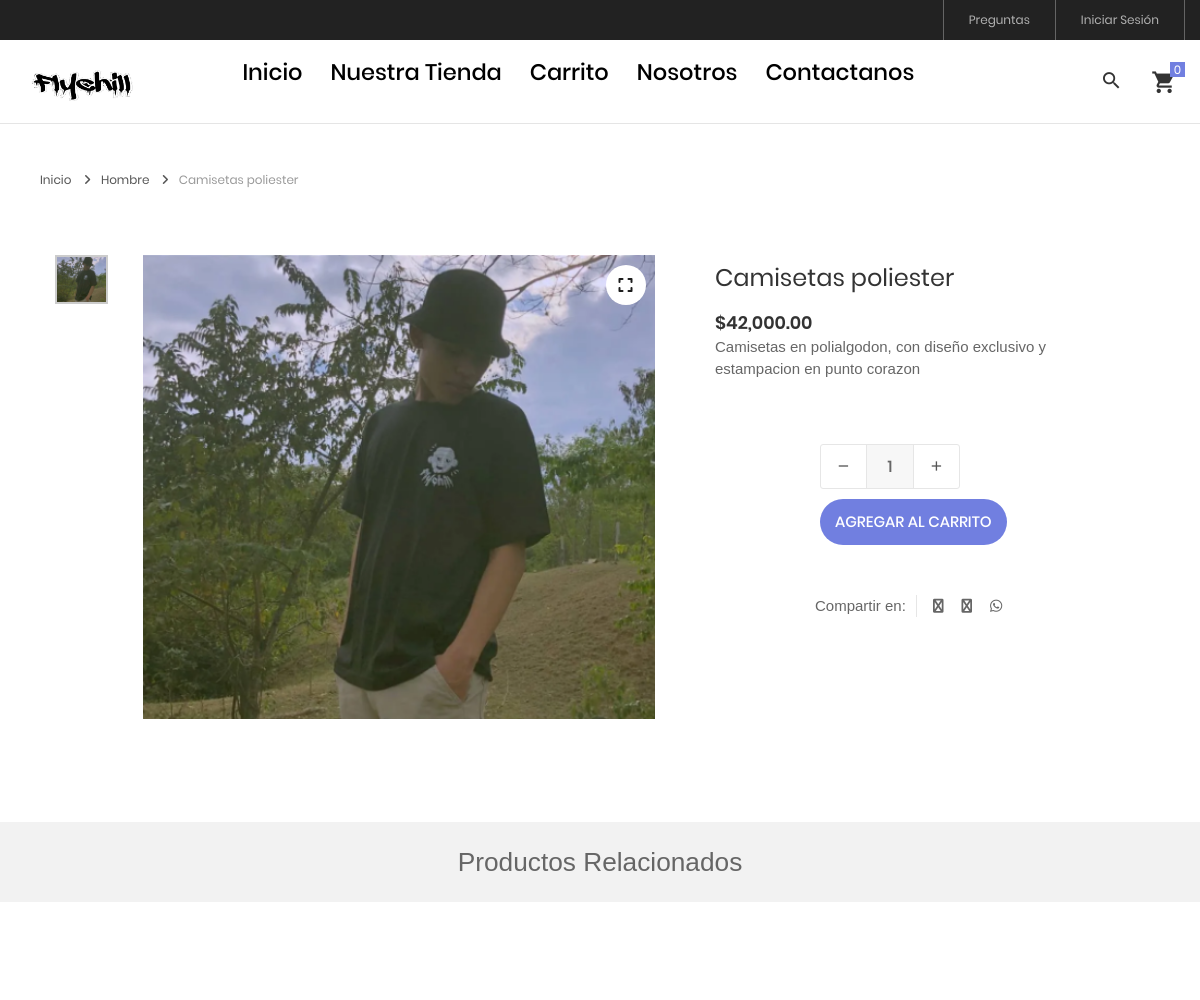
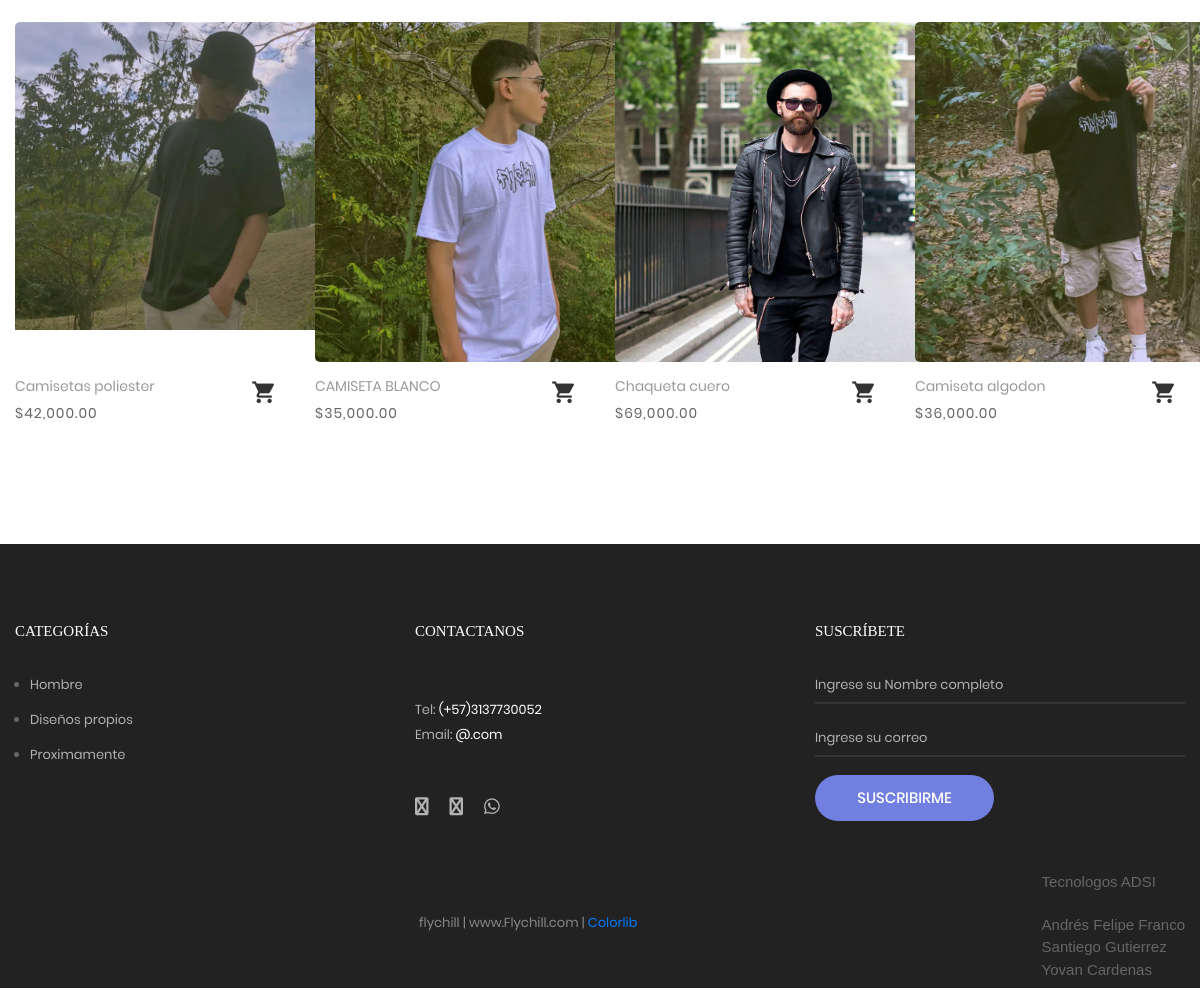
The app's page /tienda/producto/5/camisetas-poliester with its own data (2 pictures, top to bottom).
### tables this page shows
CREATE TABLE IF NOT EXISTS `producto` (
  `idproducto` bigint(20) NOT NULL AUTO_INCREMENT,
  `categoriaid` bigint(20) NOT NULL,
  `codigo` varchar(30) NOT NULL,
  `nombre` varchar(255) NOT NULL,
  `descripcion` text NOT NULL,
  `precio` decimal(11,2) NOT NULL,
  `stock` int(11) NOT NULL,
  `imagen` varchar(100) DEFAULT NULL,
  `datecreated` datetime NOT NULL DEFAULT CURRENT_TIMESTAMP,
  `ruta` varchar(255) NOT NULL,
  `status` int(11) NOT NULL DEFAULT '1',
  PRIMARY KEY (`idproducto`),
  KEY `categoriaid` (`categoriaid`)
);

CREATE TABLE IF NOT EXISTS `categoria` (
  `idcategoria` bigint(20) NOT NULL AUTO_INCREMENT,
  `nombre` varchar(255) NOT NULL,
  `descripcion` text NOT NULL,
  `portada` varchar(100) NOT NULL,
  `datecreated` datetime NOT NULL DEFAULT CURRENT_TIMESTAMP,
  `ruta` varchar(255) NOT NULL,
  `status` int(11) NOT NULL DEFAULT '1',
  PRIMARY KEY (`idcategoria`)
);

### Libraries/Core/Views.php (called while the page is built)
<?php
	class Views
	{
		function getView($controller,$view,$data="")
		{
			$controller = get_class($controller);
			if($controller == "Home"){
				$view = "Views/".$view.".php";
			}else{
				$view = "Views/".$controller."/".$view.".php";
			}
			require_once ($view);
		}
	}
 ?>

### index.php (called while the page is built, shortened)
<?php
	require_once("Helpers/Helpers.php");
	require_once("Libraries/Core/Load.php");
 ?>

### Helpers/Helpers.php (called while the page is built, shortened)
<?php
	function base_url()
	{
		return BASE_URL;
	}
    function footerTienda($data="")
    {
        $view_footer = "Views/Template/footer_tienda.php";
        require_once ($view_footer);
    }
    function formatMoney($cantidad){
        $cantidad = number_format($cantidad,2,SPD,SPM);
        return $cantidad;
    }
    function getCatFooter(){
        require_once ("Models/CategoriasModel.php");
        $objCategoria = new CategoriasModel();
        $request = $objCategoria->getCategoriasFooter();
        return $request;
    }
    function getInfoPage(int $idpagina){
        require_once("Libraries/Core/Mysql.php");
        $con = new Mysql();
        $sql = "SELECT * FROM post WHERE idpost = $idpagina";
        $request = $con->select($sql);
        return $request;
    }
 ?>

### Libraries/Core/Mysql.php (called while the page is built, shortened)
<?php
	class Mysql extends Conexion
	{
		private $conexion;
		function __construct()
		{
			$this->conexion = new Conexion();
			$this->conexion = $this->conexion->conect();
		}
		public function select(string $query)
		{
			$this->strquery = $query;
        	$result = $this->conexion->prepare($this->strquery);
			$result->execute();
        	$data = $result->fetch(PDO::FETCH_ASSOC);
        	return $data;
		}
		public function select_all(string $query)
		{
			$this->strquery = $query;
        	$result = $this->conexion->prepare($this->strquery);
			$result->execute();
        	$data = $result->fetchall(PDO::FETCH_ASSOC);
        	return $data;
		}
	}
 ?>

### Libraries/Core/Conexion.php (called while the page is built)
<?php
class Conexion{
	private $conect;
	public function __construct(){
		$connectionString = "mysql:host=".DB_HOST.";dbname=".DB_NAME.";charset=".DB_CHARSET;
		try{
			$this->conect = new PDO($connectionString, DB_USER, DB_PASSWORD);
			$this->conect->setAttribute(PDO::ATTR_ERRMODE, PDO::ERRMODE_EXCEPTION);
		}catch(PDOException $e){
			$this->conect = 'Error de conexión';
		    echo "ERROR: " . $e->getMessage();
		}
	}
	public function conect(){
		return $this->conect;
	}
}
?>

### Models/TProducto.php (called while the page is built, shortened)
<?php
require_once("Libraries/Core/Mysql.php");
trait TProducto{
	public function getProductoT(int $idproducto, string $ruta){
		$this->con = new Mysql();
		$this->intIdProducto = $idproducto;
		$this->strRuta = $ruta;
		$sql = "SELECT p.idproducto,
						p.codigo,
						p.nombre,
						p.descripcion,
						p.categoriaid,
						c.nombre as categoria,
						c.ruta as ruta_categoria,
						p.precio,
						p.ruta,
						p.stock
				FROM producto p
				INNER JOIN categoria c
				ON p.categoriaid = c.idcategoria
				WHERE p.status != 0 AND p.idproducto = '{$this->intIdProducto}' AND p.ruta = '{$this->strRuta}' ";
				$request = $this->con->select($sql);
				if(!empty($request)){
					$intIdProducto = $request['idproducto'];
					$sqlImg = "SELECT img
							FROM imagen
							WHERE productoid = $intIdProducto";
					$arrImg = $this->con->select_all($sqlImg);
					if(count($arrImg) > 0){
						for ($i=0; $i < count($arrImg); $i++) {
							$arrImg[$i]['url_image'] = media().'/images/uploads/'.$arrImg[$i]['img'];
						}
					}else{
						$arrImg[0]['url_image'] = media().'/images/uploads/product.png';
					}
					$request['images'] = $arrImg;
				}
		return $request;
	}
	public function getProductosRandom(int $idcategoria, int $cant, string $option){
		$this->intIdcategoria = $idcategoria;
		$this->cant = $cant;
		$this->option = $option;
		if($option == "r"){
			$this->option = " RAND() ";
		}else if($option == "a"){
			$this->option = " idproducto ASC ";
		}else{
			$this->option = " idproducto DESC ";
		}
		$this->con = new Mysql();
		$sql = "SELECT p.idproducto,
						p.codigo,
						p.nombre,
						p.descripcion,
						p.categoriaid,
						c.nombre as categoria,
						p.precio,
						p.ruta,
						p.stock
				FROM producto p
				INNER JOIN categoria c
				ON p.categoriaid = c.idcategoria
				WHERE p.status != 0 AND p.categoriaid = $this->intIdcategoria
				ORDER BY $this->option LIMIT  $this->cant ";
				$request = $this->con->select_all($sql);
				if(count($request) > 0){
					for ($c=0; $c < count($request) ; $c++) {
						$intIdProducto = $request[$c]['idproducto'];
						$sqlImg = "SELECT img
								FROM imagen
								WHERE productoid = $intIdProducto";
						$arrImg = $this->con->select_all($sqlImg);
						if(count($arrImg) > 0){
							for ($i=0; $i < count($arrImg); $i++) {
								$arrImg[$i]['url_image'] = media().'/images/uploads/'.$arrImg[$i]['img'];
							}
						}
						$request[$c]['images'] = $arrImg;
					}
				}
		return $request;
	}
}
 ?>

### Models/CategoriasModel.php (called while the page is built, shortened)
<?php
	class CategoriasModel extends Mysql
	{
		public function getCategoriasFooter(){
			$sql = "SELECT idcategoria, nombre, descripcion, portada, ruta
					FROM categoria WHERE  status = 1 AND idcategoria IN (".CAT_FOOTER.")";
			$request = $this->select_all($sql);
			if(count($request) > 0){
				for ($c=0; $c < count($request) ; $c++) {
					$request[$c]['portada'] = BASE_URL.'/Assets/images/uploads/'.$request[$c]['portada'];
				}
			}
			return $request;
		}
	}
 ?>

### Views/Tienda/producto.php (the view, shortened to what this page needs)
<?php
$arrProducto = $data['producto'];
$arrProductos = $data['productos'];
$arrImages = $arrProducto['images'];
$rutacategoria = $arrProducto['categoriaid'].'/'.$arrProducto['ruta_categoria'];
$urlShared = base_url()."/tienda/producto/".$arrProducto['idproducto']."/".$arrProducto['ruta'];
 ?>
<br><br><br>
<hr>
	<div class="container">
		<div class="bread-crumb flex-w p-l-25 p-r-15 p-t-30 p-lr-0-lg">
			<a href="<?= base_url(); ?>" class="stext-109 cl8 hov-cl1 trans-04">
				Inicio
				<i class="fa fa-angle-right m-l-9 m-r-10" aria-hidden="true"></i>
			</a>
			<a href="<?= base_url().'/tienda/categoria/'.$rutacategoria; ?>" class="stext-109 cl8 hov-cl1 trans-04">
				<?= $arrProducto['categoria'] ?>
				<i class="fa fa-angle-right m-l-9 m-r-10" aria-hidden="true"></i>
			</a>
			<span class="stext-109 cl4">
				<?= $arrProducto['nombre'] ?>
			</span>
		</div>
	</div>
	<section class="sec-product-detail bg0 p-t-65 p-b-60">
		<div class="container">
			<div class="row">
				<div class="col-md-6 col-lg-7 p-b-30">
					<div class="p-l-25 p-r-30 p-lr-0-lg">
						<div class="wrap-slick3 flex-sb flex-w">
							<div class="wrap-slick3-dots"></div>
							<div class="slick3 gallery-lb">
							<?php
								if(!empty($arrImages)){
									for ($img=0; $img < count($arrImages) ; $img++) {
							 ?>
								<div class="item-slick3" data-thumb="<?= $arrImages[$img]['url_image']; ?>">
									<div class="wrap-pic-w pos-relative">
										<img src="<?= $arrImages[$img]['url_image']; ?>" alt="<?= $arrProducto['nombre']; ?>">
										<a class="flex-c-m size-108 how-pos1 bor0 fs-16 cl10 bg0 hov-btn3 trans-04" href="<?= $arrImages[$img]['url_image']; ?>">
											<i class="fa fa-expand"></i>
										</a>
									</div>
								</div>
							<?php
									}
								}
							?>
							</div>
						</div>
					</div>
				</div>
				<div class="col-md-6 col-lg-5 p-b-30">
					<div class="p-r-50 p-t-5 p-lr-0-lg">
						<h4 class="mtext-105 cl2 js-name-detail p-b-14">
							<?= $arrProducto['nombre']; ?>
						</h4>
						<span class="mtext-106 cl2">
							<?= SMONEY.formatMoney($arrProducto['precio']); ?>
						</span>
						<?= $arrProducto['descripcion']; ?>
						<div class="p-t-33">
							<div class="flex-w flex-r-m p-b-10">
								<div class="size-204 flex-w flex-m respon6-next">
									<div class="wrap-num-product flex-w m-r-20 m-tb-10">
										<div class="btn-num-product-down cl8 hov-btn3 trans-04 flex-c-m">
											<i class="fs-16 zmdi zmdi-minus"></i>
										</div>
										<input id="cant-product" class="mtext-104 cl3 txt-center num-product" type="number" name="num-product" value="1" min="1">
										<div class="btn-num-product-up cl8 hov-btn3 trans-04 flex-c-m">
											<i class="fs-16 zmdi zmdi-plus"></i>
										</div>
									</div>
									<button id="<?= openssl_encrypt($arrProducto['idproducto'],METHODENCRIPT,KEY); ?>" class="flex-c-m stext-101 cl0 size-101 bg1 bor1 hov-btn1 p-lr-15 trans-04 js-addcart-detail">
										Agregar al carrito
									</button>
								</div>
							</div>
						</div>
						<div class="flex-w flex-m p-l-100 p-t-40 respon7">
							<div class="flex-m bor9 p-r-10 m-r-11">
								Compartir en:
							</div>
							<a href="#" class="fs-14 cl3 hov-cl1 trans-04 lh-10 p-lr-5 p-tb-2 m-r-8 tooltip100" data-tooltip="Facebook"
								onclick="window.open('https://www.facebook.com/sharer/sharer.php?u=<?= $urlShared; ?> &t=<?= $arrProducto['nombre'] ?>','ventanacompartir', 'toolbar=0, status=0, width=650, height=450');"
								>
								<i class="fa fa-facebook"></i>
							</a>
							<a href="https://twitter.com/intent/tweet?text=<?= $arrProducto['nombre'] ?>&url=<?= $urlShared; ?>&hashtags=<?= SHAREDHASH; ?>" target="_blank" class="fs-14 cl3 hov-cl1 trans-04 lh-10 p-lr-5 p-tb-2 m-r-8 tooltip100" data-tooltip="Twitter">
								<i class="fa fa-twitter"></i>
							</a>
							<a href="https://api.whatsapp.com/send?text=<?= $arrProducto['nombre'].' '.$urlShared ?>" target="_blank" class="fs-14 cl3 hov-cl1 trans-04 lh-10 p-lr-5 p-tb-2 m-r-8 tooltip100" data-tooltip="WhatsApp">
								<i class="fab fa-whatsapp" aria-hidden="true"></i>
							</a>
						</div>
					</div>
				</div>
			</div>
		</div>
		<div class="bg6 flex-c-m flex-w size-302 m-t-73 p-tb-15">
			<h3>Productos Relacionados</h3>
		</div>
	</section>
	<section class="sec-relate-product bg0 p-t-45 p-b-105">
		<div class="container">
			<div class="wrap-slick2">
				<div class="slick2">
				<?php
					if(!empty($arrProductos)){
						for ($p=0; $p < count($arrProductos); $p++) {
							$ruta = $arrProductos[$p]['ruta'];
							if(count($arrProductos[$p]['images']) > 0 ){
								$portada = $arrProductos[$p]['images'][0]['url_image'];
							}else{
								$portada = media().'/images/uploads/product.png';
							}
				 ?>
					<div class="item-slick2 p-l-15 p-r-15 p-t-15 p-b-15">
						<div class="block2">
							<div class="block2-pic hov-img0">
								<img src="<?= $portada ?>" alt="<?= $arrProductos[$p]['nombre'] ?>">
							</div>
							<div class="block2-txt flex-w flex-t p-t-14">
								<div class="block2-txt-child1 flex-col-l ">
									<a href="<?= base_url().'/tienda/producto/'.$arrProductos[$p]['idproducto'].'/'.$ruta; ?>" class="stext-104 cl4 hov-cl1 trans-04 js-name-b2 p-b-6">
										<?= $arrProductos[$p]['nombre'] ?>
									</a>
									<span class="stext-105 cl3">
										<?= SMONEY.formatMoney($arrProductos[$p]['precio']); ?>
									</span>
								</div>
								<div class="block2-txt-child2 flex-r p-t-3">
									<a href="#"
									 id="<?= openssl_encrypt($arrProductos[$p]['idproducto'],METHODENCRIPT,KEY); ?>"
									 pr="1"
									 class="btn-addwish-b2 dis-block pos-relative js-addwish-b2 js-addcart-detail
									 icon-header-item cl2 hov-cl1 trans-04 p-l-22 p-r-11
									 ">
										<i class="zmdi zmdi-shopping-cart"></i>
									</a>
								</div>
							</div>
						</div>
					</div>
				<?php
						}
					}
				 ?>
				</div>
			</div>
		</div>
	</section>
<?php
	footerTienda($data);
?>

### Views/Template/footer_tienda.php (shortened to what this page needs)
	<?php
		$catFotter = getCatFooter();
	 ?>
	<footer class="bg3 p-t-75 p-b-32">
		<div class="container">
			<div class="row">
				<div class="col-sm-6 col-lg-4 p-b-50">
					<h4 class="stext-301 cl0 p-b-30">
						Categorías
					</h4>
					<?php if(count($catFotter) > 0){ ?>
					<ul>
						<?php foreach ($catFotter as $cat) { ?>
						<li class="p-b-10">
							<a href="<?= base_url() ?>/tienda/categoria/<?= $cat['idcategoria'].'/'.$cat['ruta'] ?>" class="stext-107 cl7 hov-cl1 trans-04">
								<?= $cat['nombre'] ?>
							</a>
						</li>
						<?php } ?>
					</ul>
					<?php } ?>
				</div>
				<div class="col-sm-6 col-lg-4 p-b-50">
					<h4 class="stext-301 cl0 p-b-30">
						Contactanos
					</h4>
					<p class="stext-107 cl7 size-201">
						<?= DIRECCION ?> <br>
						Tel: <a class="linkFooter" href="tel:<?= TELEMPRESA ?>"><?= TELEMPRESA ?></a><br>
						Email: <a class="linkFooter" href="mailto:<?= EMAIL_EMPRESA ?>"><?= EMAIL_EMPRESA ?></a>
					</p>
					<div class="p-t-27">
						<a href="<?= FACEBOOK ?>" target="_blanck" class="fs-18 cl7 hov-cl1 trans-04 m-r-16">
							<i class="fa fa-facebook"></i>
						</a>
						<a href="<?= INSTAGRAM ?>" target="_blanck"  class="fs-18 cl7 hov-cl1 trans-04 m-r-16">
							<i class="fa fa-instagram"></i>
						</a>
						<a href="https://wa.me/<?= WHATSAPP ?>" target="_blanck"  class="fs-18 cl7 hov-cl1 trans-04 m-r-16">
							<i class="fab fa-whatsapp"></i>
						</a>
					</div>
				</div>
				<div class="col-sm-6 col-lg-4 p-b-50">
					<h4 class="stext-301 cl0 p-b-30">
						Suscríbete
					</h4>
					<form id="frmSuscripcion" name="frmSuscripcion">
						<div class="wrap-input1 w-full p-b-4">
							<input class="input1 bg-none plh1 stext-107 cl7" type="text" id="nombreSuscripcion" name="nombreSuscripcion" placeholder="Ingrese su Nombre completo" required>
						</div>
						<br>
						<div class="wrap-input1 w-full p-b-4">
							<input class="input1 bg-none plh1 stext-107 cl7" type="email" id="emailSuscripcion" name="emailSuscripcion" placeholder="Ingrese su correo" required >
						</div>
						<div class="p-t-18">
							<button class="flex-c-m stext-101 cl0 size-103 bg1 bor1 hov-btn2 p-lr-15 trans-04">
								Suscribirme
							</button>
						</div>
					</form>
				</div>
			</div>
			<div style="float: right;">
					<p>Tecnologos ADSI</p>
					<p>
						Andrés Felipe Franco <br>
						Santiego Gutierrez <br>
						Yovan Cardenas
					</p>
				</div>
			<div class="p-t-40">
				<p class="stext-107 cl6 txt-center">
					<?= NOMBRE_EMPESA; ?> | <?= WEB_EMPRESA; ?> | <a href="https://colorlib.com" target="_blank">Colorlib</a>
				</p>
			</div>
		</div>
	</footer>
</body>
</html>

### records on screen
producto: categoriaid.nombre "Hombre", nombre "Camisetas poliester", precio "42,000.00", descripcion "Camisetas en polialgodon, con diseño exclusivo y estampacion en punto corazon"
producto: shows a picture, nombre "CAMISETA BLANCO", precio "35,000.00"
producto: shows a picture, nombre "Chaqueta cuero", precio "69,000.00"
producto: shows a picture, nombre "Camiseta algodon", precio "36,000.00"
categoria: nombre "Hombre"
categoria: nombre "Diseños propios"
categoria: nombre "Proximamente"

### other values on screen
SMONEY "$"
$arrProductos[$p]['nombre'] "Camisetas poliester"
formatMoney($arrProductos[$p]['precio']) "42,000.00"
TELEMPRESA "(+57)3137730052"
EMAIL_EMPRESA "@.com"
NOMBRE_EMPESA "flychill"
WEB_EMPRESA "www.Flychill.com"
